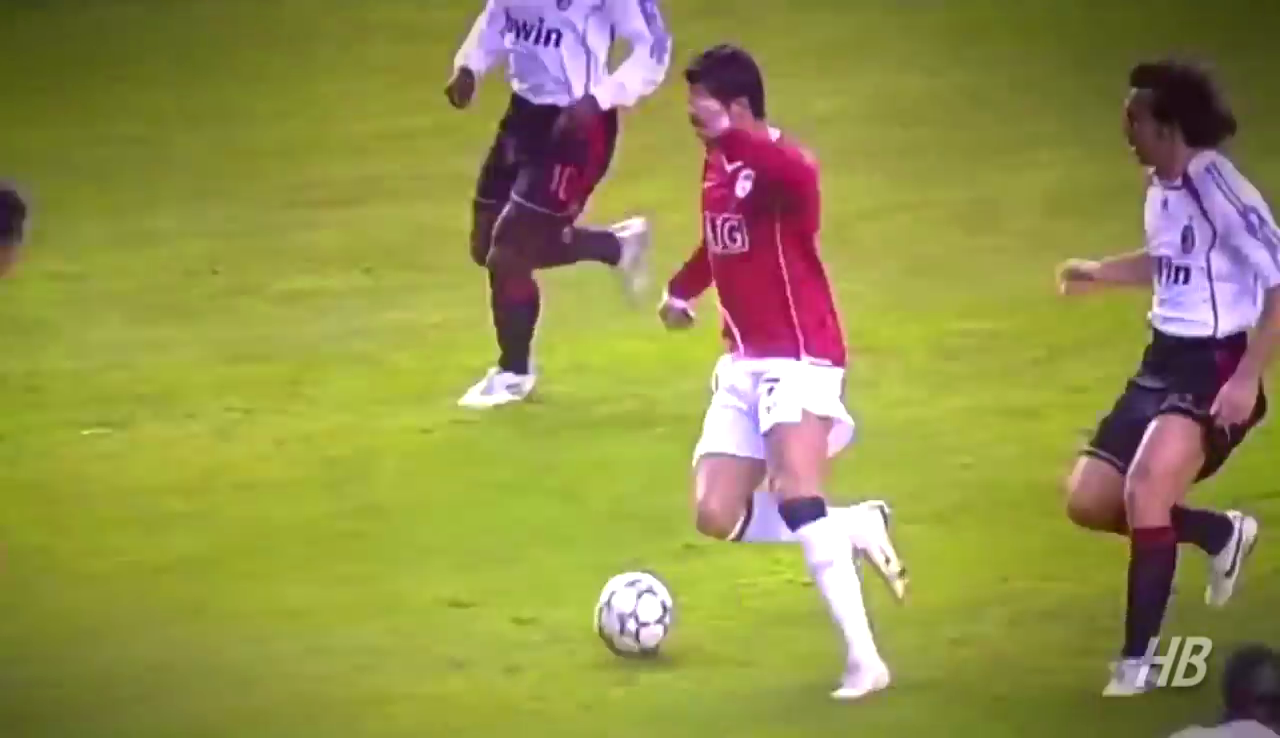
#> input picture 1.jpg, 1280 x 738 px; its folder holds only this picture in this run
$ python resizeimage.py
#> lines starting #> are read from the running program, lines starting #| are printed output that depends on the picture
import cv2
import glob
images=glob.glob("*.jpg")
for image in images:
    img=cv2.imread(image,0)
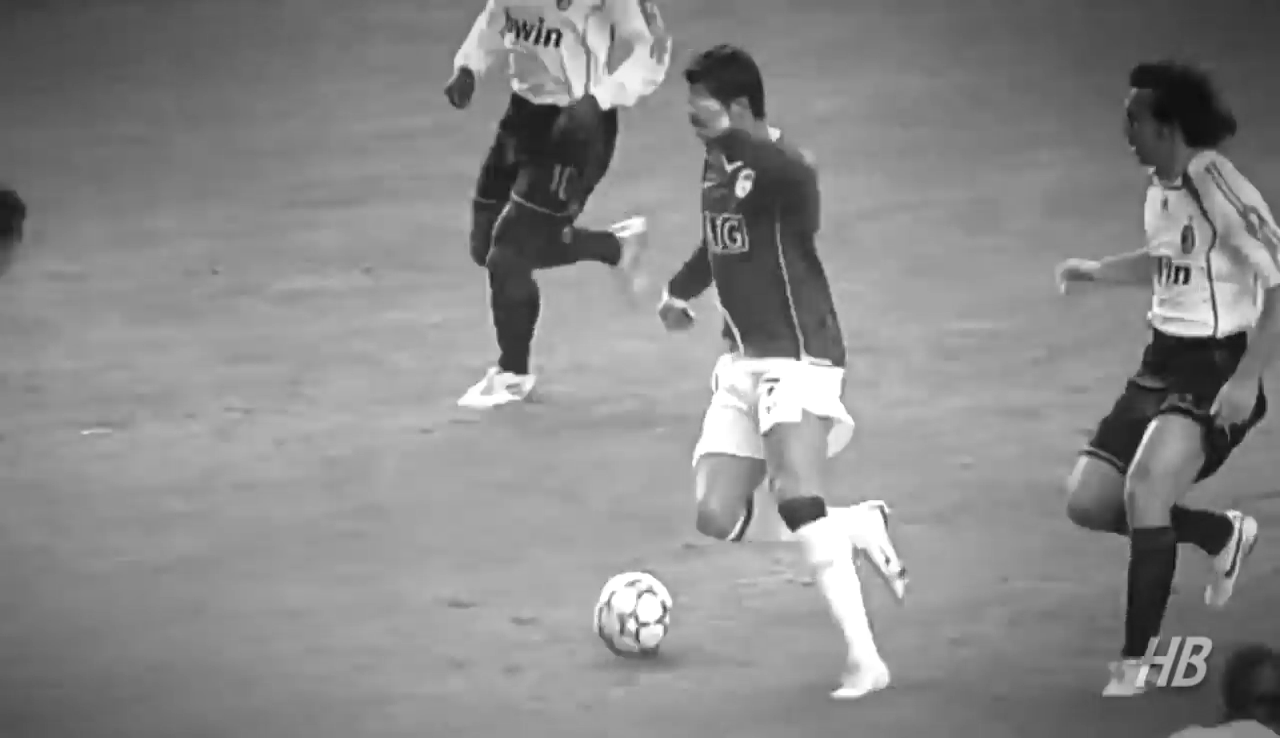
#> img: shape (738, 1280); min 13, max 255, mean 137.2
    re=cv2.resize(img,(1400,1400))
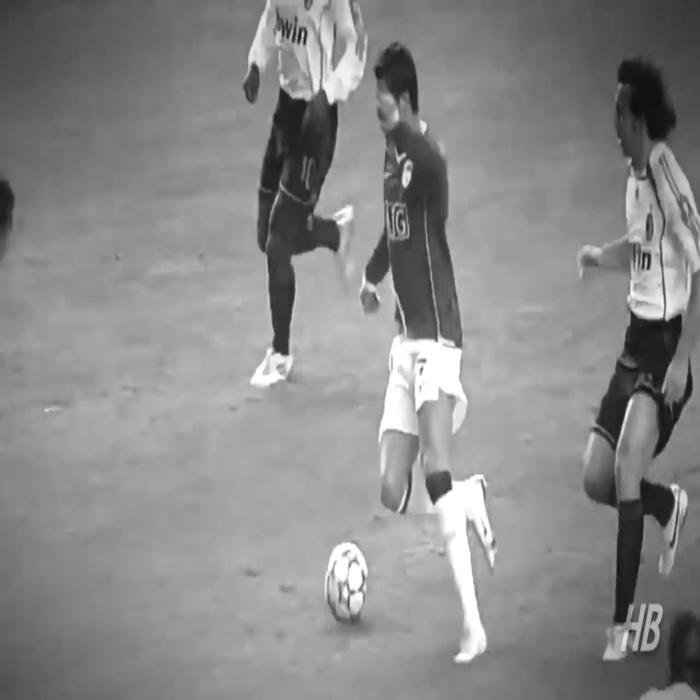
#> re: shape (1400, 1400) (shown at 1/2 size); min 13, max 255, mean 137.2
    cv2.imshow("hey",re)
    cv2.waitKey(500)
    cv2.destroyAllWindows()
    cv2.imwrite("resized_"+image,re)

$ run again, on 6.jpg
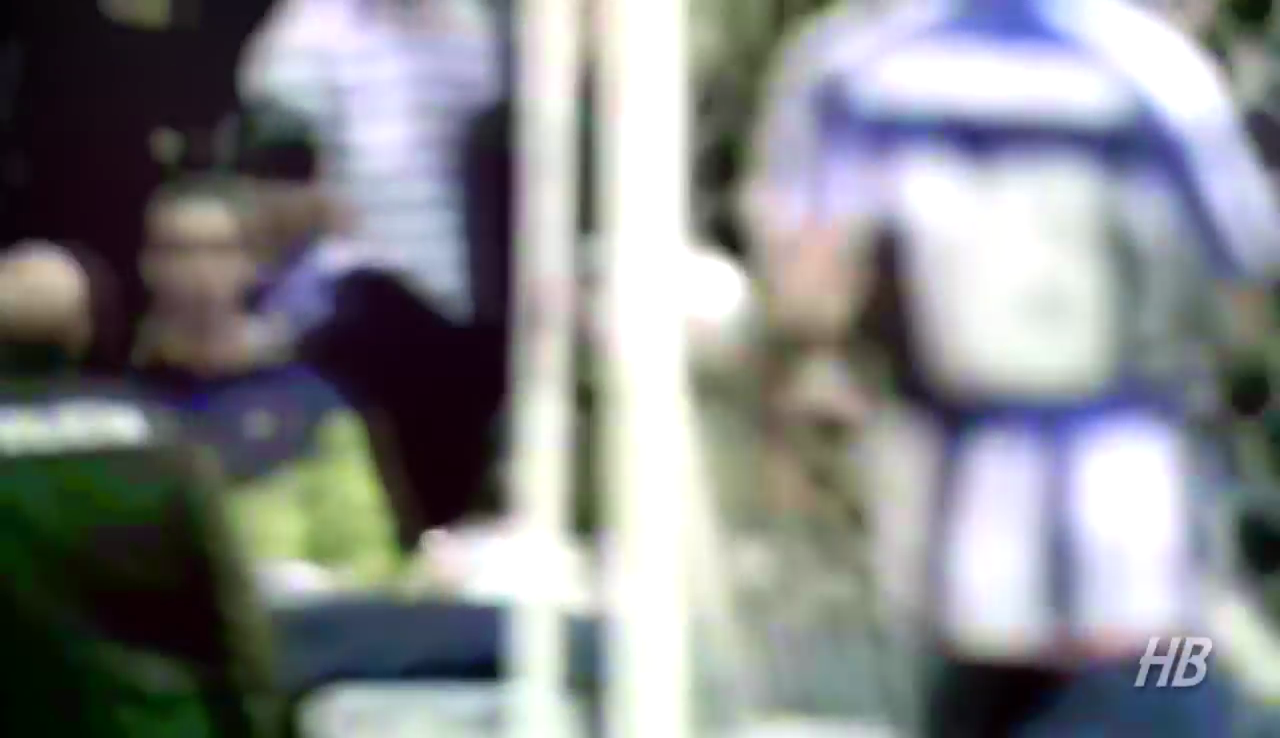
#> input picture 6.jpg, 1280 x 738 px
#> `img=cv2.imread(image,0)`:
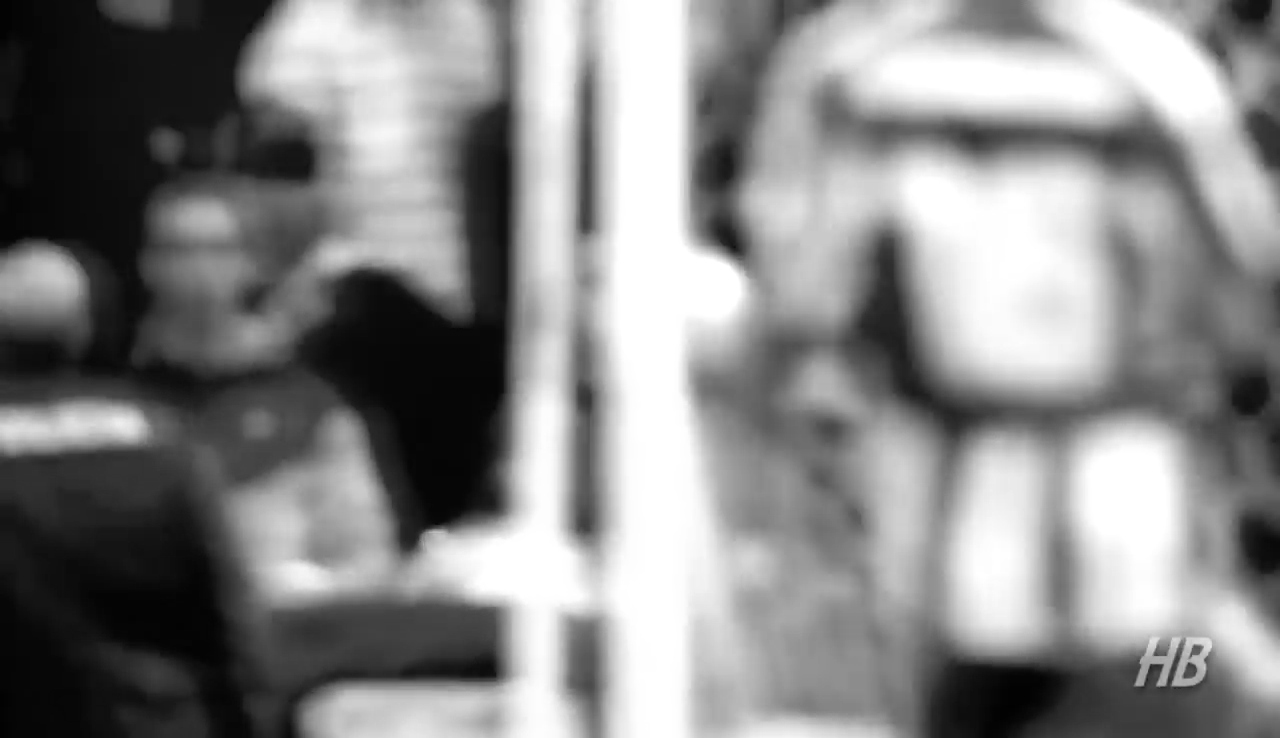
#> img: shape (738, 1280); min 1, max 255, mean 135.3
#> `re=cv2.resize(img,(1400,1400))`:
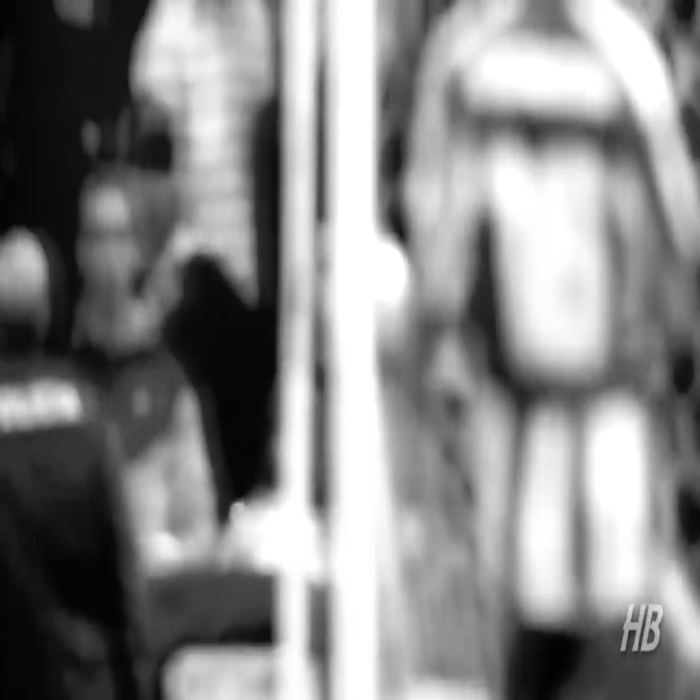
#> re: shape (1400, 1400) (shown at 1/2 size); min 1, max 255, mean 135.2

$ run again, on 3.jpg
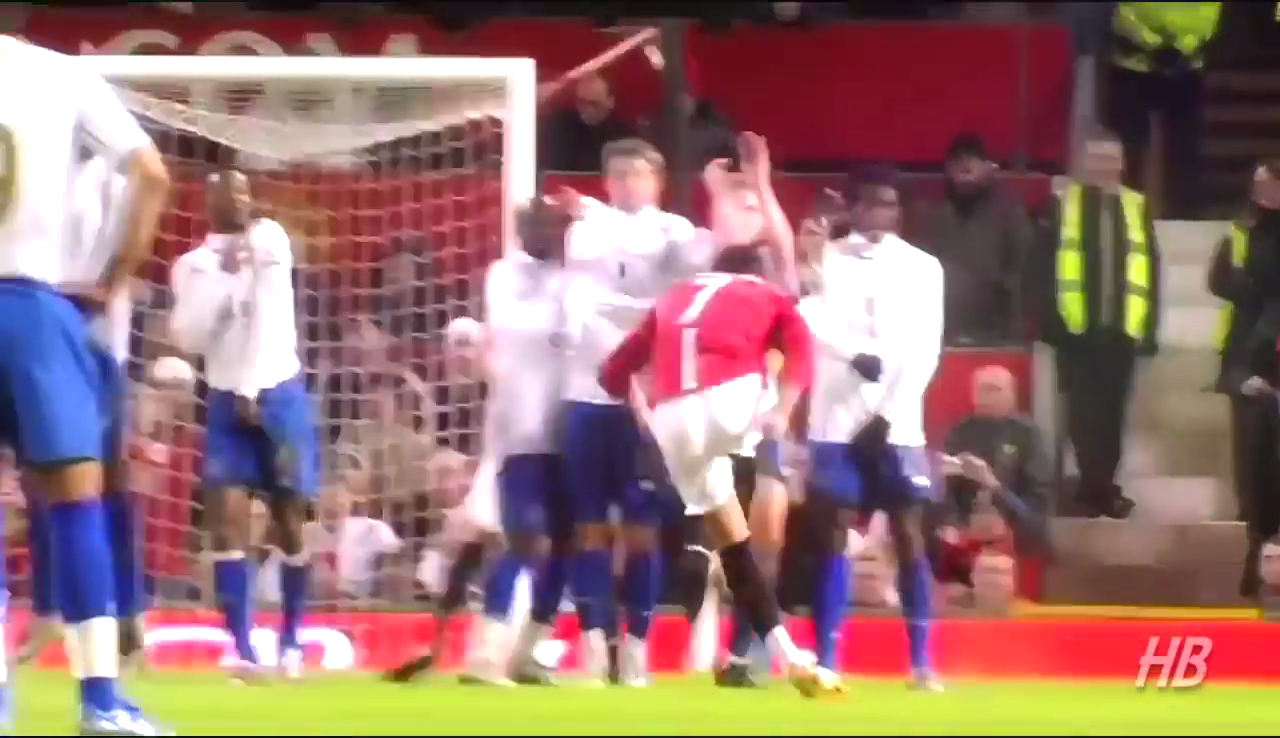
#> input picture 3.jpg, 1280 x 738 px
#> `img=cv2.imread(image,0)`:
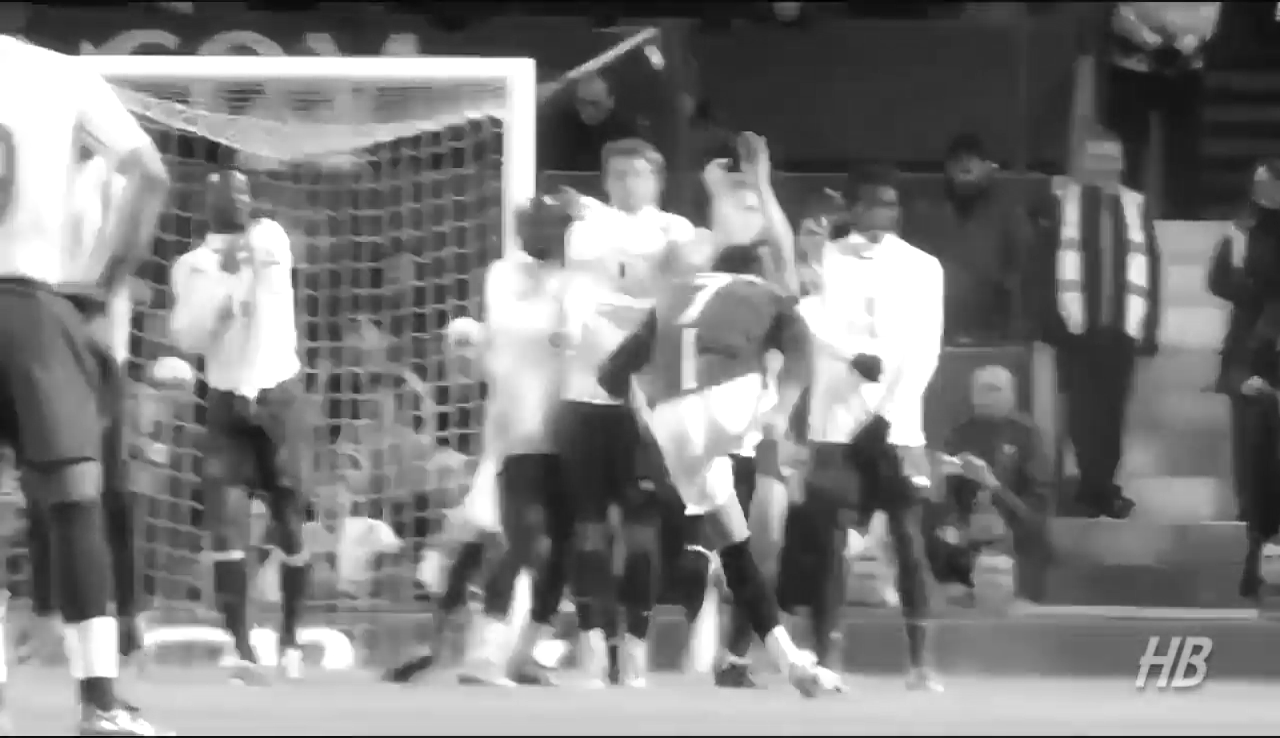
#> img: shape (738, 1280); min 0, max 255, mean 125.9
#> `re=cv2.resize(img,(1400,1400))`:
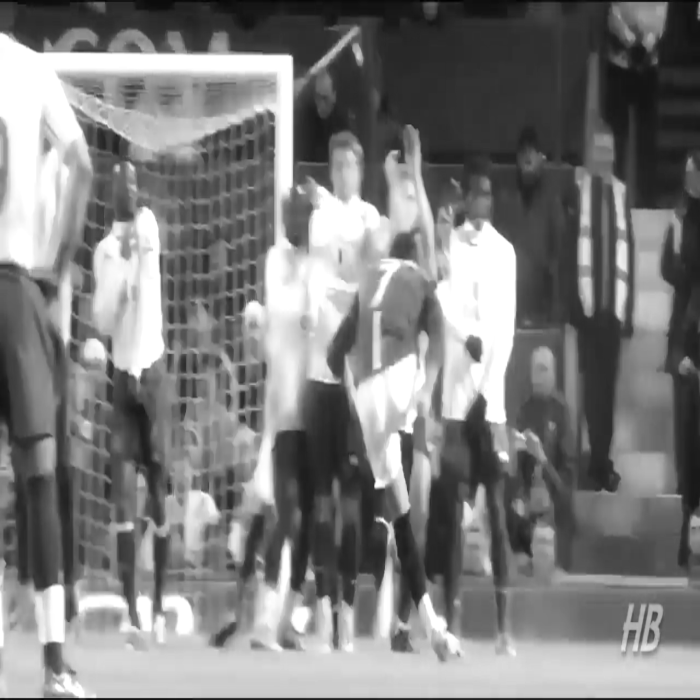
#> re: shape (1400, 1400) (shown at 1/2 size); min 0, max 255, mean 125.8

$ run again, on 4.jpg
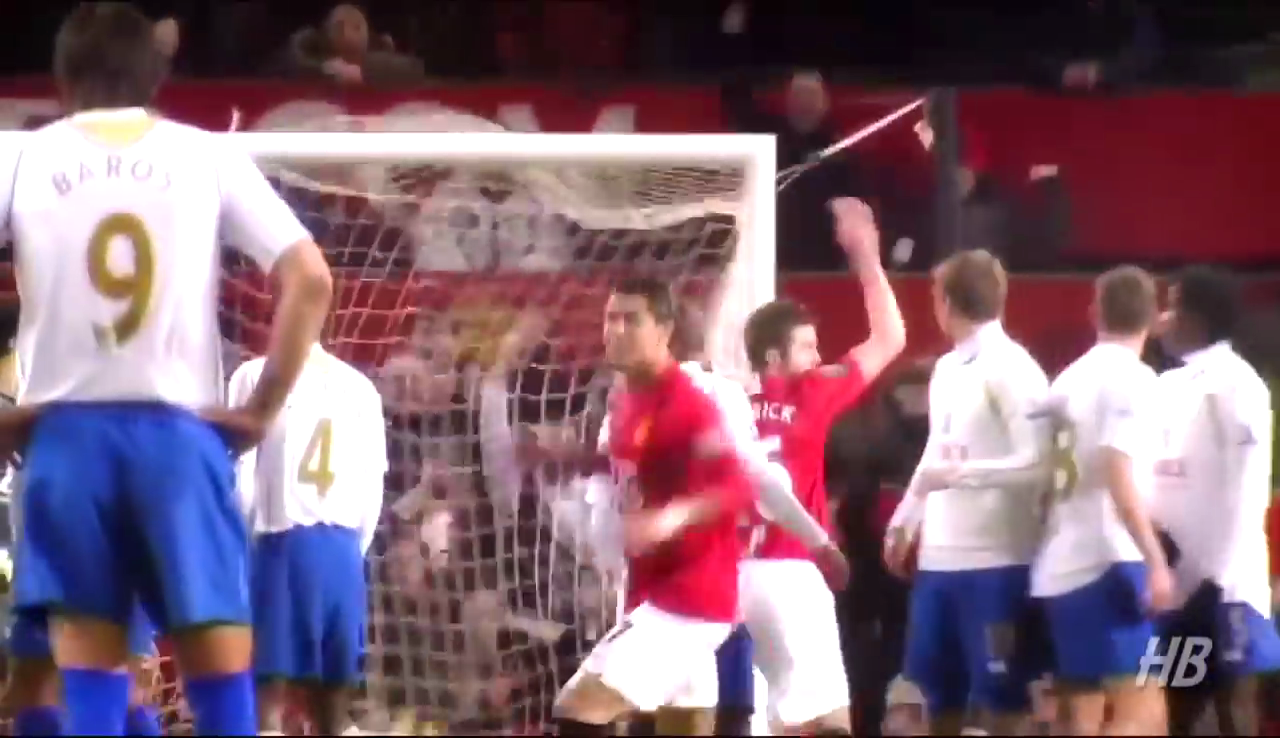
#> input picture 4.jpg, 1280 x 738 px
#> `img=cv2.imread(image,0)`:
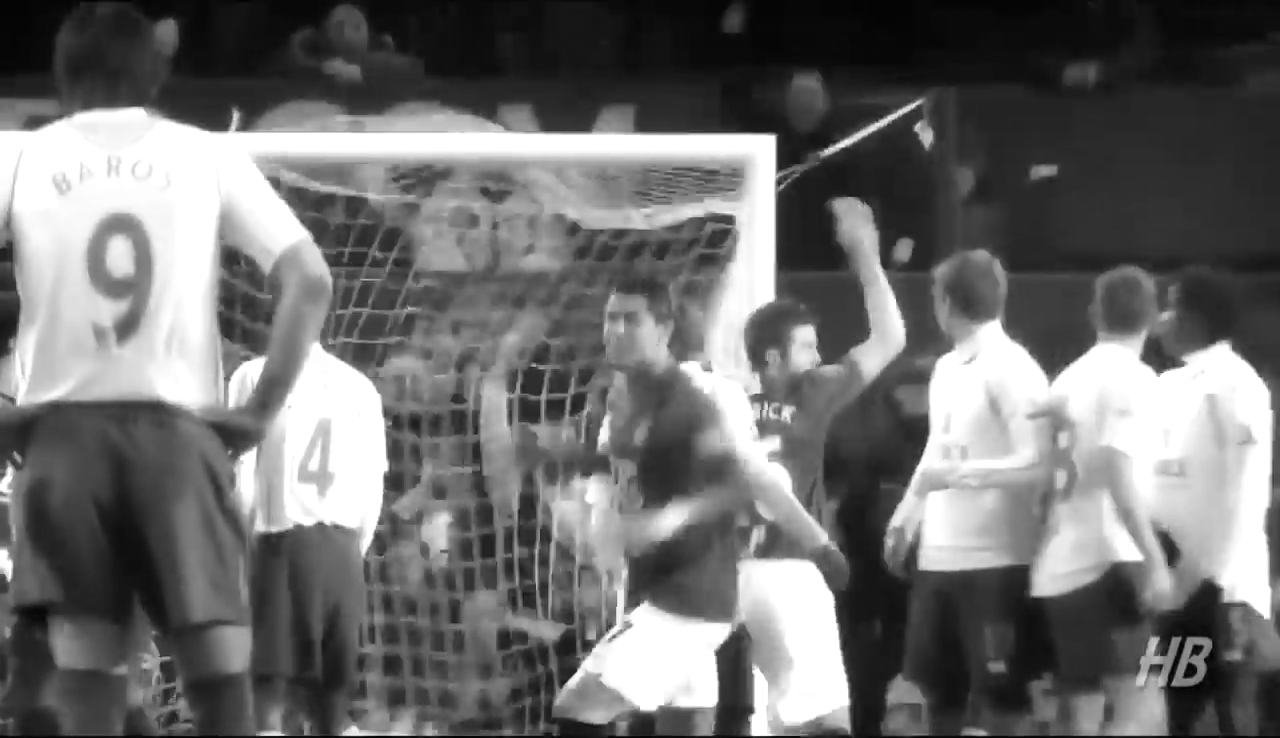
#> img: shape (738, 1280); min 0, max 255, mean 110.5
#> `re=cv2.resize(img,(1400,1400))`:
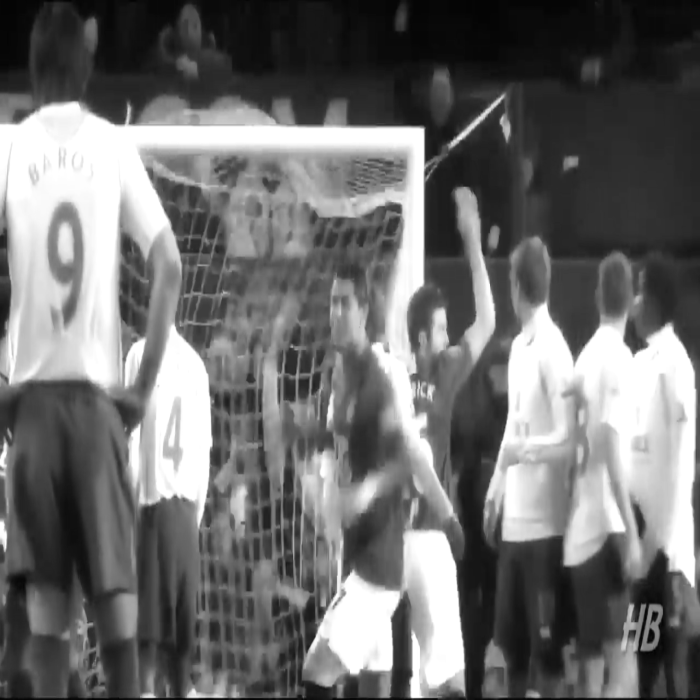
#> re: shape (1400, 1400) (shown at 1/2 size); min 0, max 255, mean 110.5
